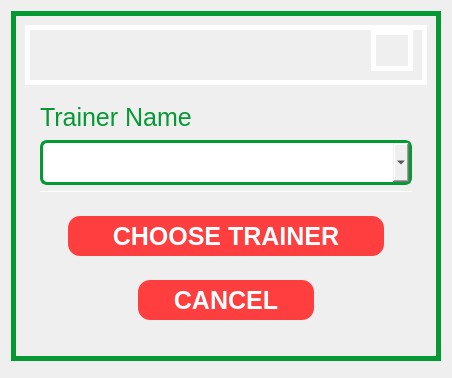
               <widget class="QWidget" name="page_33">
                <layout class="QGridLayout" name="gridLayout_42">
                 <item row="0" column="0">
                  <widget class="QFrame" name="frame_487">
                   <property name="minimumSize">
                    <size>
                     <width>430</width>
                     <height>350</height>
                    </size>
                   </property>
                   <property name="maximumSize">
                    <size>
                     <width>430</width>
                     <height>350</height>
                    </size>
                   </property>
                   <property name="styleSheet">
                    <string notr="true">border-radius: 0px;
border-style: solid;
border-width: 5px;
border-color: #049933;</string>
                   </property>
                   <property name="frameShape">
                    <enum>QFrame::StyledPanel</enum>
                   </property>
                   <property name="frameShadow">
                    <enum>QFrame::Raised</enum>
                   </property>
                   <layout class="QVBoxLayout" name="verticalLayout_78">
                    <item>
                     <widget class="QFrame" name="frame_488">
                      <property name="minimumSize">
                       <size>
                        <width>0</width>
                        <height>60</height>
                       </size>
                      </property>
                      <property name="maximumSize">
                       <size>
                        <width>16777215</width>
                        <height>60</height>
                       </size>
                      </property>
                      <property name="styleSheet">
                       <string notr="true">border-color: white;</string>
                      </property>
                      <property name="frameShape">
                       <enum>QFrame::StyledPanel</enum>
                      </property>
                      <property name="frameShadow">
                       <enum>QFrame::Raised</enum>
                      </property>
                      <layout class="QHBoxLayout" name="horizontalLayout_164">
                       <property name="topMargin">
                        <number>0</number>
                       </property>
                       <item>
                        <spacer name="horizontalSpacer_26">
                         <property name="orientation">
                          <enum>Qt::Horizontal</enum>
                         </property>
                         <property name="sizeHint" stdset="0">
                          <size>
                           <width>40</width>
                           <height>20</height>
                          </size>
                         </property>
                        </spacer>
                       </item>
                       <item>
                        <widget class="QPushButton" name="pushButton_68">
                         <property name="maximumSize">
                          <size>
                           <width>16777215</width>
                           <height>60</height>
                          </size>
                         </property>
                         <property name="styleSheet">
                          <string notr="true">border-radius: 0.1px;</string>
                         </property>
                         <property name="text">
                          <string/>
                         </property>
                         <property name="icon">
                          <iconset>
                           <normaloff>images/Spirit’s FITNESS GYM.png</normaloff>images/Spirit’s FITNESS GYM.png</iconset>
                         </property>
                         <property name="iconSize">
                          <size>
                           <width>200</width>
                           <height>30</height>
                          </size>
                         </property>
                        </widget>
                       </item>
                      </layout>
                     </widget>
                    </item>
                    <item>
                     <widget class="QFrame" name="frame_489">
                      <property name="styleSheet">
                       <string notr="true">border-color: white;
border-width: 0px;</string>
                      </property>
                      <property name="frameShape">
                       <enum>QFrame::StyledPanel</enum>
                      </property>
                      <property name="frameShadow">
                       <enum>QFrame::Raised</enum>
                      </property>
                      <layout class="QGridLayout" name="gridLayout_96">
                       <item row="0" column="1">
                        <widget class="QLabel" name="label_85">
                         <property name="maximumSize">
                          <size>
                           <width>330</width>
                           <height>45</height>
                          </size>
                         </property>
                         <property name="styleSheet">
                          <string notr="true">border-color: white;
font: 25px Arial, serif;
color: rgb(4, 153, 51);</string>
                         </property>
                         <property name="text">
                          <string>Trainer Name</string>
                         </property>
                        </widget>
                       </item>
                       <item row="0" column="2" rowspan="3">
                        <widget class="QFrame" name="frame_490">
                         <property name="frameShape">
                          <enum>QFrame::StyledPanel</enum>
                         </property>
                         <property name="frameShadow">
                          <enum>QFrame::Raised</enum>
                         </property>
                        </widget>
                       </item>
                       <item row="0" column="0" rowspan="3">
                        <widget class="QFrame" name="frame_491">
                         <property name="frameShape">
                          <enum>QFrame::StyledPanel</enum>
                         </property>
                         <property name="frameShadow">
                          <enum>QFrame::Raised</enum>
                         </property>
                        </widget>
                       </item>
                       <item row="3" column="0" colspan="3">
                        <widget class="QFrame" name="frame_492">
                         <property name="maximumSize">
                          <size>
                           <width>16777215</width>
                           <height>250</height>
                          </size>
                         </property>
                         <property name="frameShape">
                          <enum>QFrame::StyledPanel</enum>
                         </property>
                         <property name="frameShadow">
                          <enum>QFrame::Raised</enum>
                         </property>
                         <layout class="QVBoxLayout" name="verticalLayout_79">
                          <item>
                           <widget class="QFrame" name="frame_493">
                            <property name="frameShape">
                             <enum>QFrame::StyledPanel</enum>
                            </property>
                            <property name="frameShadow">
                             <enum>QFrame::Raised</enum>
                            </property>
                            <layout class="QHBoxLayout" name="horizontalLayout_165">
                             <item>
                              <widget class="QFrame" name="frame_494">
                               <property name="maximumSize">
                                <size>
                                 <width>10</width>
                                 <height>16777215</height>
                                </size>
                               </property>
                               <property name="frameShape">
                                <enum>QFrame::StyledPanel</enum>
                               </property>
                               <property name="frameShadow">
                                <enum>QFrame::Raised</enum>
                               </property>
                              </widget>
                             </item>
                             <item>
                              <widget class="QPushButton" name="confirm_add_trainer_btn">
                               <property name="minimumSize">
                                <size>
                                 <width>0</width>
                                 <height>40</height>
                                </size>
                               </property>
                               <property name="maximumSize">
                                <size>
                                 <width>16777215</width>
                                 <height>40</height>
                                </size>
                               </property>
                               <property name="cursor">
                                <cursorShape>PointingHandCursor</cursorShape>
                               </property>
                               <property name="focusPolicy">
                                <enum>Qt::NoFocus</enum>
                               </property>
                               <property name="styleSheet">
                                <string notr="true">QPushButton{
border-color: #FF3E3F;
background-color: rgb(255, 62, 63);
color: rgb(255, 255, 255);
font: bold 25px Arial, serif;
border-radius: 12px;

cursor: grab;
}

QPushButton:hover{
	border-color:#cc3132;
	background-color: #cc3132;
}
</string>
                               </property>
                               <property name="text">
                                <string>CHOOSE TRAINER</string>
                               </property>
                              </widget>
                             </item>
                             <item>
                              <widget class="QFrame" name="frame_495">
                               <property name="maximumSize">
                                <size>
                                 <width>10</width>
                                 <height>16777215</height>
                                </size>
                               </property>
                               <property name="frameShape">
                                <enum>QFrame::StyledPanel</enum>
                               </property>
                               <property name="frameShadow">
                                <enum>QFrame::Raised</enum>
                               </property>
                              </widget>
                             </item>
                            </layout>
                           </widget>
                          </item>
                          <item>
                           <widget class="QFrame" name="frame_496">
                            <property name="maximumSize">
                             <size>
                              <width>16777215</width>
                              <height>100</height>
                             </size>
                            </property>
                            <property name="frameShape">
                             <enum>QFrame::StyledPanel</enum>
                            </property>
                            <property name="frameShadow">
                             <enum>QFrame::Raised</enum>
                            </property>
                            <layout class="QHBoxLayout" name="horizontalLayout_166">
                             <item>
                              <widget class="QFrame" name="frame_497">
                               <property name="maximumSize">
                                <size>
                                 <width>80</width>
                                 <height>90</height>
                                </size>
                               </property>
                               <property name="frameShape">
                                <enum>QFrame::StyledPanel</enum>
                               </property>
                               <property name="frameShadow">
                                <enum>QFrame::Raised</enum>
                               </property>
                              </widget>
                             </item>
                             <item>
                              <widget class="QPushButton" name="cancel_add_trainer_btn">
                               <property name="minimumSize">
                                <size>
                                 <width>0</width>
                                 <height>40</height>
                                </size>
                               </property>
                               <property name="maximumSize">
                                <size>
                                 <width>200</width>
                                 <height>40</height>
                                </size>
                               </property>
                               <property name="cursor">
                                <cursorShape>PointingHandCursor</cursorShape>
                               </property>
                               <property name="focusPolicy">
                                <enum>Qt::NoFocus</enum>
                               </property>
                               <property name="styleSheet">
                                <string notr="true">QPushButton{
border-color: #FF3E3F;
background-color: rgb(255, 62, 63);
color: rgb(255, 255, 255);
font: bold 25px Arial, serif;
border-radius: 12px;

cursor: grab;
}

QPushButton:hover{
	border-color:#cc3132;
	background-color: #cc3132;
}
</string>
                               </property>
                               <property name="text">
                                <string>CANCEL</string>
                               </property>
                              </widget>
                             </item>
                             <item>
                              <widget class="QFrame" name="frame_498">
                               <property name="maximumSize">
                                <size>
                                 <width>80</width>
                                 <height>100</height>
                                </size>
                               </property>
                               <property name="frameShape">
                                <enum>QFrame::StyledPanel</enum>
                               </property>
                               <property name="frameShadow">
                                <enum>QFrame::Raised</enum>
                               </property>
                              </widget>
                             </item>
                            </layout>
                           </widget>
                          </item>
                         </layout>
                        </widget>
                       </item>
                       <item row="1" column="1">
                        <widget class="QComboBox" name="choose_trainer_comboBox">
                         <property name="minimumSize">
                          <size>
                           <width>0</width>
                           <height>45</height>
                          </size>
                         </property>
                         <property name="maximumSize">
                          <size>
                           <width>450</width>
                           <height>45</height>
                          </size>
                         </property>
                         <property name="styleSheet">
                          <string notr="true">QComboBox{
border: 3px solid  #049933;;
border-radius: 0px;
font: 25px Arial, serif;
border-radius: 7px;
}
QComboBox:focus{
border-color: #00bc3b;
background-color: #f2f2f2;
}</string>
                         </property>
                        </widget>
                       </item>
                       <item row="2" column="1">
                        <widget class="QLineEdit" name="equipment_id_remove_input_6">
                         <property name="minimumSize">
                          <size>
                           <width>0</width>
                           <height>1</height>
                          </size>
                         </property>
                         <property name="maximumSize">
                          <size>
                           <width>450</width>
                           <height>1</height>
                          </size>
                         </property>
                         <property name="focusPolicy">
                          <enum>Qt::NoFocus</enum>
                         </property>
                         <property name="styleSheet">
                          <string notr="true"/>
                         </property>
                        </widget>
                       </item>
                      </layout>
                     </widget>
                    </item>
                   </layout>
                  </widget>
                 </item>
                 <item row="1" column="0">
                  <widget class="QFrame" name="frame_429">
                   <property name="maximumSize">
                    <size>
                     <width>16777215</width>
                     <height>16777215</height>
                    </size>
                   </property>
                   <property name="frameShape">
                    <enum>QFrame::StyledPanel</enum>
                   </property>
                   <property name="frameShadow">
                    <enum>QFrame::Raised</enum>
                   </property>
                  </widget>
                 </item>
                </layout>
               </widget>
